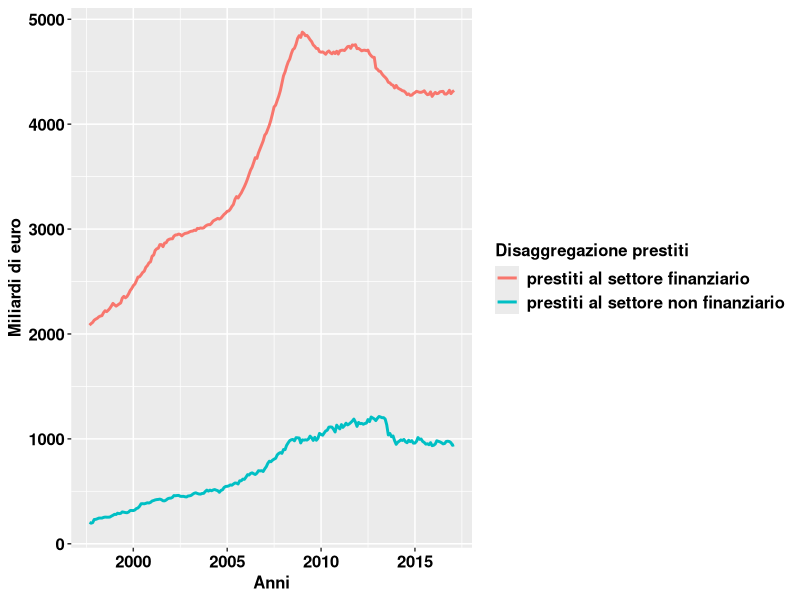

Write R code to recreate this figure.

library("ggplot2")
library("reshape2")

Sys.setlocale("LC_TIME", "en_US.UTF-8")

options( stringsAsFactors=F ) 
aggregates = read.csv("loans-breakdown.csv")
aggregates$DATA = as.Date(aggregates$DATA,format="%Y %b %d")


ggplot() + 
  geom_line(
    data = aggregates,size=1,
    aes(
      x = DATA,
      y = FINANCIAL, 
      color = factor("FINANCIAL", labels = c("prestiti al settore finanziario"))
      )
    ) +
  geom_line(
    data = aggregates,
    size=1,
    aes(
      x = DATA,
      y = NONFINANCIAL,
      color = factor("NONFINANCIAL", labels = c("prestiti al settore non finanziario"))
      )
    )  +
  xlab("Anni") +
  ylab("Miliardi di euro") +
  scale_y_continuous(labels=function(x)x/1000) +
  theme(axis.text.x = element_text(colour="black", size=12, face="bold")) +
  theme(axis.title  = element_text(colour="black", size=12, face="bold")) +
  theme(axis.text.y = element_text(colour="black", size=12, face="bold")) +
  theme(legend.title = element_text(colour="black", size=12, face="bold")) +
  theme(legend.text = element_text(colour="black", size=12, face="bold")) +
  scale_colour_discrete(name = "Disaggregazione prestiti")









